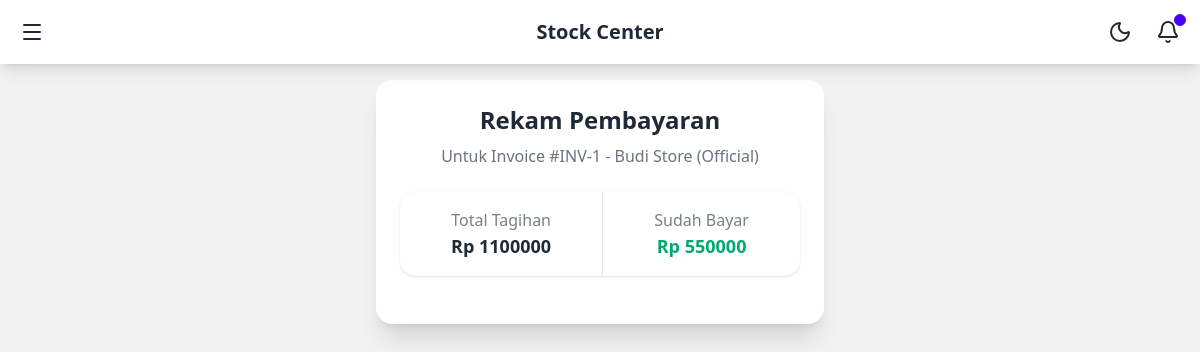
/invoices/1/pay/ (signed in), run on an earlier commit of the app's database.
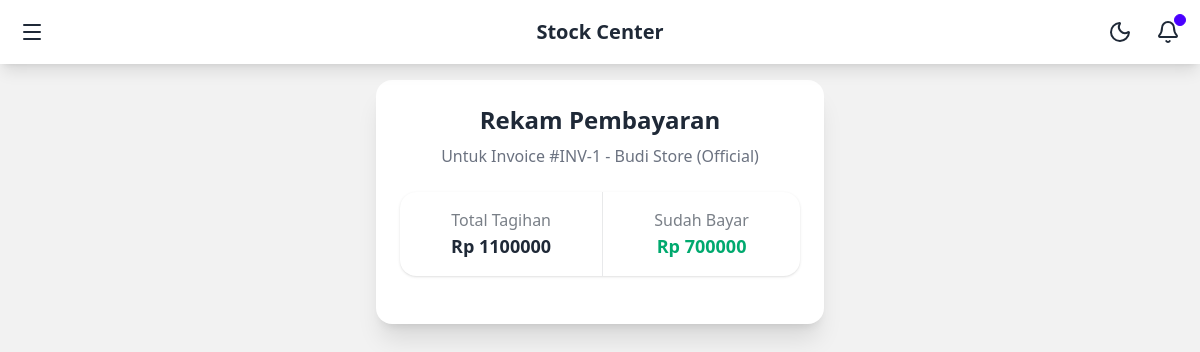
And on a later commit of the database.
### core/models.py (models this page shows, shortened)
class Invoice(models.Model):
    STATUS_CHOICES = [
        ('UNPAID', 'Unpaid'),
        ('PARTIAL', 'Partially Paid'),
        ('PAID', 'Paid'),
    ]
    reseller = models.ForeignKey(Reseller, on_delete=models.CASCADE)
    transaction = models.ForeignKey(Transaction, on_delete=models.CASCADE)
    total_amount = models.DecimalField(max_digits=12, decimal_places=2)
    paid_amount = models.DecimalField(max_digits=12, decimal_places=2, default=0)
    status = models.CharField(max_length=10, choices=STATUS_CHOICES, default='UNPAID')
    created_at = models.DateTimeField(auto_now_add=True)

class Reseller(models.Model):
    user = models.OneToOneField(User, on_delete=models.SET_NULL, null=True, blank=True, related_name='reseller_profile')
    name = models.CharField(max_length=255)
    phone = models.CharField(max_length=20)
    address = models.TextField()
    credit_limit = models.DecimalField(max_digits=12, decimal_places=2, default=0)
    current_balance = models.DecimalField(max_digits=12, decimal_places=2, default=0)

### core/views.py (the view, shortened to what this page needs)
# urls.py: path('invoices/<int:pk>/pay/', views.PaymentCreateView.as_view(), name='payment_create'),
@method_decorator(login_required, name='dispatch')
class PaymentCreateView(CreateView):
    model = Payment
    fields = ['amount', 'method']
    template_name = 'finance/payment_form.html'
    success_url = reverse_lazy('invoice_list')
    def setup(self, request, *args, **kwargs):
        super().setup(request, *args, **kwargs)
        self.invoice = get_object_or_404(Invoice, pk=self.kwargs['pk'])
    def get_context_data(self, **kwargs):
        context = super().get_context_data(**kwargs)
        context['invoice'] = self.invoice
        return context

### templates/finance/payment_form.html (shortened to what this page needs)
{% extends 'base.html' %}
{% block content %}
<div class="max-w-md mx-auto bg-base-100 shadow-xl rounded-box p-6">
    <h2 class="text-2xl font-bold mb-2 text-center">Rekam Pembayaran</h2>
    <p class="text-center text-gray-500 mb-6">Untuk Invoice #INV-{{ invoice.id }} - {{ invoice.reseller.name }}</p>
    <div class="stats shadow w-full mb-6">
        <div class="stat place-items-center">
            <div class="stat-title">Total Tagihan</div>
            <div class="stat-value text-lg">Rp {{ invoice.total_amount|floatformat:0 }}</div>
        </div>
        <div class="stat place-items-center">
            <div class="stat-title">Sudah Bayar</div>
            <div class="stat-value text-lg text-success">Rp {{ invoice.paid_amount|floatformat:0 }}</div>
        </div>
    </div>
</div>
{% endblock %}

What changed in the data, as far as the page shows it:
changed Invoice "Budi Store (Official)": paid_amount "550000" → "700000"
